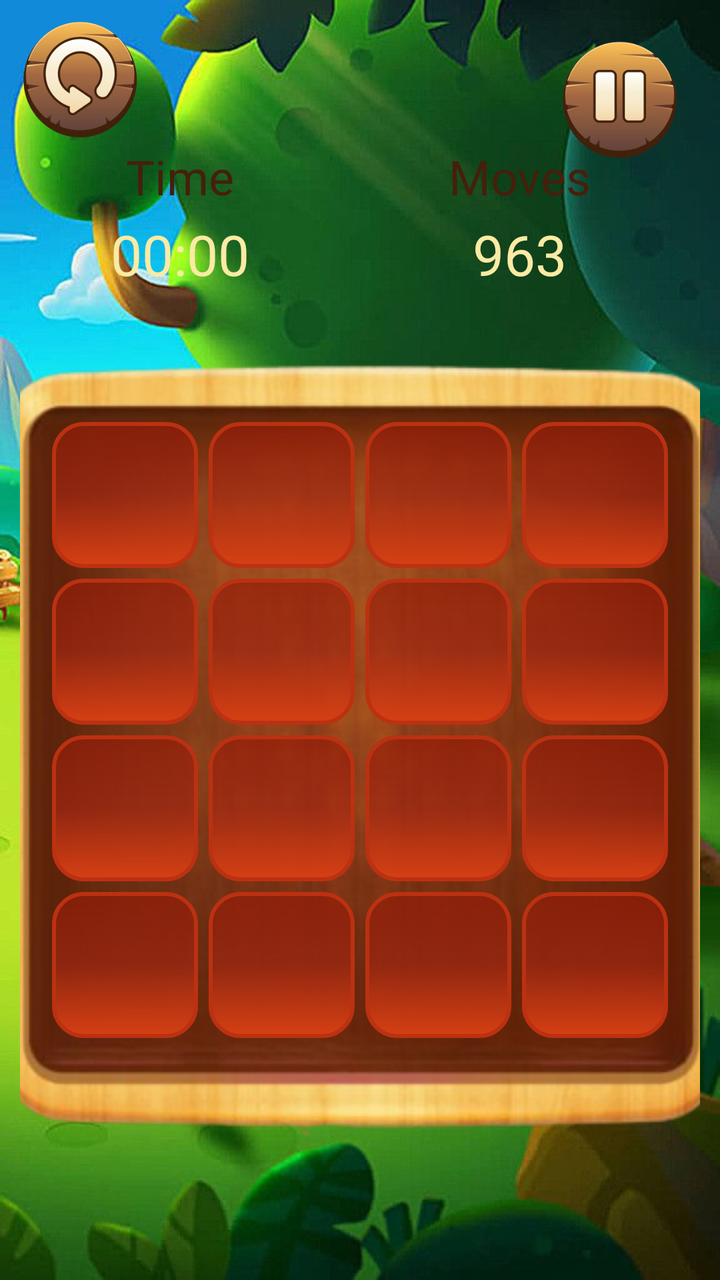
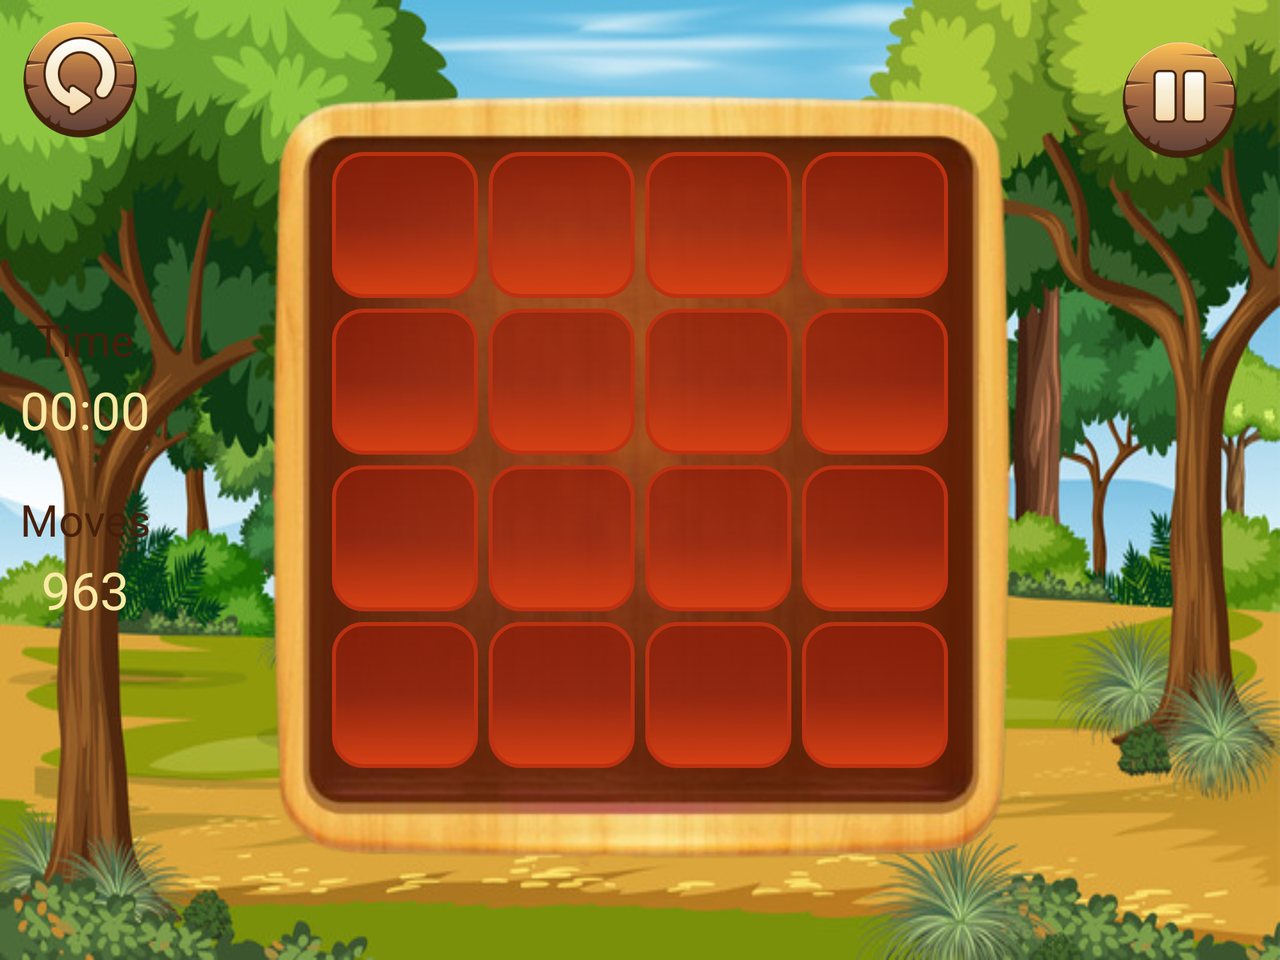

An Android layout and its configuration variant, each rendered on a device that would load it. The default file and the variant file are quoted in full after the pictures.
<!-- AndroidManifest.xml: application theme Theme.NewPuzzle -->
<!-- res/layout/activity_main.xml -->
<?xml version="1.0" encoding="utf-8"?>
<FrameLayout xmlns:android="http://schemas.android.com/apk/res/android"
    xmlns:tools="http://schemas.android.com/tools"
    android:layout_width="match_parent"
    android:layout_height="match_parent"
    android:background="@drawable/bg1"
    android:padding="10dp"
    tools:context=".MainActivity">

    <FrameLayout
        android:id="@+id/topMenu"
        android:layout_width="match_parent"
        android:layout_height="wrap_content"
        android:layout_gravity="top"
        android:visibility="visible">

        <androidx.appcompat.widget.AppCompatImageView
            android:id="@+id/restart"
            android:layout_width="60dp"
            android:layout_height="60dp"
            android:src="@drawable/restart2"
            android:layout_gravity="start"
            android:background="?selectableItemBackgroundBorderless"
            android:backgroundTint="@android:color/transparent"/>

        <androidx.appcompat.widget.AppCompatImageView
            android:id="@+id/pauseBtn"
            android:layout_width="60dp"
            android:layout_height="60dp"
            android:src="@drawable/pause5"
            android:layout_gravity="end"
            android:background="?selectableItemBackgroundBorderless"
            android:backgroundTint="@android:color/transparent"
            android:layout_margin="10dp"/>
    </FrameLayout>



    <androidx.appcompat.widget.LinearLayoutCompat
        android:id="@+id/centerScreen"
        android:layout_width="wrap_content"
        android:layout_height="wrap_content"
        android:layout_gravity="center"
        android:orientation="vertical">

        <androidx.appcompat.widget.LinearLayoutCompat
            android:layout_width="match_parent"
            android:layout_height="0dp"
            android:layout_weight="1"
            android:orientation="horizontal"
            android:layout_marginBottom="20dp">

            <FrameLayout
                android:layout_width="0dp"
                android:layout_height="90dp"
                android:layout_weight="1"
                android:layout_marginEnd="10dp"
                android:background="@drawable/board">

                <TextView
                    android:layout_width="wrap_content"
                    android:layout_height="wrap_content"
                    android:text="@string/time"
                    android:textColor="#461f0c"
                    android:textSize="24sp"
                    android:layout_gravity="top|center"
                    android:fontFamily="@font/like2"/>

                <Chronometer
                    android:id="@+id/timer"
                    android:layout_width="wrap_content"
                    android:layout_height="wrap_content"
                    android:textColor="#fbeaa4"
                    android:textSize="28sp"
                    android:layout_gravity="center"
                    android:fontFamily="@font/like3"
                    android:layout_marginTop="10dp"/>


            </FrameLayout>

            <FrameLayout
                android:layout_width="0dp"
                android:layout_height="90dp"
                android:layout_weight="1"
                android:layout_marginEnd="10dp"
                android:background="@drawable/board">

                <TextView
                    android:layout_width="wrap_content"
                    android:layout_height="wrap_content"
                    android:text="@string/moves"
                    android:textColor="#461f0c"
                    android:textSize="24sp"
                    android:layout_gravity="top|center"
                    android:fontFamily="@font/like2"/>

                <TextView
                    android:id="@+id/steps"
                    android:layout_width="wrap_content"
                    android:layout_height="wrap_content"
                    android:text="963"
                    android:textColor="#fbeaa4"
                    android:textSize="28sp"
                    android:layout_gravity="center"
                    android:fontFamily="@font/like3"
                    android:layout_marginTop="10dp"/>

            </FrameLayout>


        </androidx.appcompat.widget.LinearLayoutCompat>

        <RelativeLayout
            android:id="@+id/container"
            android:layout_width="376dp"
            android:layout_height="0dp"
            android:layout_weight="4"
            android:gravity="center"
            android:layout_gravity="center"
            android:background="@drawable/must_have1_2"
            android:paddingBottom="20dp"
            android:visibility="visible">

            <androidx.appcompat.widget.AppCompatButton
                android:id="@+id/btn1"
                style="@style/PuzzleButton" />

            <androidx.appcompat.widget.AppCompatButton
                android:id="@+id/btn2"
                style="@style/PuzzleButton"
                android:layout_toEndOf="@id/btn1" />

            <androidx.appcompat.widget.AppCompatButton
                android:id="@+id/btn3"
                style="@style/PuzzleButton"
                android:layout_toEndOf="@id/btn2" />

            <androidx.appcompat.widget.AppCompatButton
                android:id="@+id/btn4"
                style="@style/PuzzleButton"
                android:layout_toEndOf="@id/btn3" />

            <androidx.appcompat.widget.AppCompatButton
                android:id="@+id/btn5"
                style="@style/PuzzleButton"
                android:layout_below="@id/btn1" />

            <androidx.appcompat.widget.AppCompatButton
                android:id="@+id/btn6"
                style="@style/PuzzleButton"
                android:layout_below="@id/btn1"
                android:layout_toEndOf="@id/btn5"/>

            <androidx.appcompat.widget.AppCompatButton
                android:id="@+id/btn7"
                style="@style/PuzzleButton"
                android:layout_below="@id/btn1"
                android:layout_toEndOf="@id/btn6"/>

            <androidx.appcompat.widget.AppCompatButton
                android:id="@+id/btn8"
                style="@style/PuzzleButton"
                android:layout_below="@id/btn1"
                android:layout_toEndOf="@id/btn7"/>

            <androidx.appcompat.widget.AppCompatButton
                android:id="@+id/btn9"
                style="@style/PuzzleButton"
                android:layout_below="@id/btn5"/>

            <androidx.appcompat.widget.AppCompatButton
                android:id="@+id/btn10"
                style="@style/PuzzleButton"
                android:layout_below="@id/btn5"
                android:layout_toEndOf="@id/btn9" />

            <androidx.appcompat.widget.AppCompatButton
                android:id="@+id/btn11"
                style="@style/PuzzleButton"
                android:layout_below="@id/btn5"
                android:layout_toEndOf="@id/btn10" />


            <androidx.appcompat.widget.AppCompatButton
                android:id="@+id/btn12"
                style="@style/PuzzleButton"
                android:layout_below="@id/btn5"
                android:layout_toEndOf="@id/btn11" />

            <androidx.appcompat.widget.AppCompatButton
                android:id="@+id/btn13"
                style="@style/PuzzleButton"
                android:layout_below="@id/btn9"/>

            <androidx.appcompat.widget.AppCompatButton
                android:id="@+id/btn14"
                style="@style/PuzzleButton"
                android:layout_below="@id/btn9"
                android:layout_toEndOf="@id/btn13" />

            <androidx.appcompat.widget.AppCompatButton
                android:id="@+id/btn15"
                style="@style/PuzzleButton"
                android:layout_below="@id/btn9"
                android:layout_toEndOf="@id/btn14"/>

            <androidx.appcompat.widget.AppCompatButton
                android:id="@+id/btn16"
                style="@style/PuzzleButton"
                android:layout_below="@id/btn9"
                android:layout_toEndOf="@id/btn15" />

        </RelativeLayout>


        <FrameLayout
            android:id="@+id/winView"
            android:layout_width="380dp"
            android:layout_height="420dp"
            android:background="@drawable/win2"
            android:layout_gravity="center"
            android:visibility="gone">

            <FrameLayout
                android:layout_width="280dp"
                android:layout_height="180dp"
                android:layout_gravity="center|bottom"
                android:layout_marginBottom="35dp"
                android:layout_marginEnd="3dp">

                <TextView
                    android:id="@+id/recordText"
                    android:layout_width="wrap_content"
                    android:layout_height="wrap_content"
                    android:textColor="#2196F3"
                    android:textSize="26sp"
                    android:fontFamily="@font/like5"
                    android:layout_gravity="center|top"
                    android:text="@string/record_is_0" />


                <androidx.appcompat.widget.AppCompatImageView
                    android:id="@+id/win_restart"
                    android:layout_width="70dp"
                    android:layout_height="70dp"
                    android:src="@drawable/restart2"
                    android:layout_gravity="bottom|start"
                    android:layout_marginStart="35dp"
                    android:layout_marginBottom="35dp"
                    android:background="?selectableItemBackgroundBorderless"
                    android:backgroundTint="@android:color/transparent"/>

                <androidx.appcompat.widget.AppCompatImageView
                    android:id="@+id/win_home"
                    android:layout_width="70dp"
                    android:layout_height="70dp"
                    android:src="@drawable/home"
                    android:layout_gravity="bottom|end"
                    android:layout_marginEnd="35dp"
                    android:layout_marginBottom="35dp"
                    android:background="?selectableItemBackgroundBorderless"
                    android:backgroundTint="@android:color/transparent"/>

            </FrameLayout>

        </FrameLayout>

    </androidx.appcompat.widget.LinearLayoutCompat>


    <FrameLayout
        android:id="@+id/pauseScreen"
        android:layout_width="400dp"
        android:layout_height="410dp"
        android:background="@drawable/pause3"
        android:layout_gravity="center"
        android:layout_marginTop="50dp"
        android:visibility="invisible">


        <FrameLayout
            android:layout_width="250dp"
            android:layout_height="240dp"
            android:layout_gravity="center"
            android:layout_marginEnd="5dp"
            android:layout_marginBottom="10dp">

            <androidx.appcompat.widget.AppCompatImageView
                android:id="@+id/returnBtn"
                android:src="@drawable/restart2"
                android:layout_gravity="top|start"
                style="@style/PauseButtons" />

            <androidx.appcompat.widget.AppCompatImageView
                android:id="@+id/cancelBtn"
                android:src="@drawable/resume5"
                android:layout_gravity="top|end"
                style="@style/PauseButtons"/>


            <androidx.appcompat.widget.AppCompatImageView
                android:id="@+id/homeBtn"
                android:src="@drawable/home"
                android:layout_gravity="bottom|center"
                style="@style/PauseButtons"/>

        </FrameLayout>




        <androidx.appcompat.widget.LinearLayoutCompat
            android:layout_width="200dp"
            android:layout_height="80dp"
            android:background="@drawable/pause_desk2"
            android:layout_gravity="bottom|center"
            android:gravity="center">

            <TextView
                android:layout_width="wrap_content"
                android:layout_height="wrap_content"
                android:text="@string/paused"
                android:textColor="#fbeaa4"
                android:textSize="28sp"
                android:fontFamily="@font/like2"
                android:layout_marginTop="2dp"/>

        </androidx.appcompat.widget.LinearLayoutCompat>

    </FrameLayout>

</FrameLayout>
<!-- resources referenced by this layout -->
<resources>
  <!-- drawable bg1: jpg bitmap (drawable, 78958 bytes) -->
  <!-- drawable home: png bitmap (drawable, 45055 bytes) -->
  <!-- drawable must_have1_2: png bitmap (drawable, 167132 bytes) -->
  <!-- drawable pause3: png bitmap (drawable, 267178 bytes) -->
  <!-- drawable pause5: png bitmap (drawable, 43715 bytes) -->
  <!-- drawable pause_desk2: png bitmap (drawable, 46560 bytes) -->
  <!-- drawable restart2: png bitmap (drawable, 54073 bytes) -->
  <!-- drawable resume5: png bitmap (drawable, 41102 bytes) -->
  <!-- drawable win2: png bitmap (drawable, 238862 bytes) -->
  <string name="moves">Moves</string>
  <string name="paused">PAUSED</string>
  <string name="record_is_0">Record is: 0</string>
  <string name="time">Time</string>
  <style name="PauseButtons">
          <item name="android:layout_width">80dp</item>
          <item name="android:layout_height">80dp</item>
          <item name="android:background">?selectableItemBackgroundBorderless</item>
          <item name="android:backgroundTint">@android:color/transparent</item>
      </style>
  <style name="PuzzleButton">
          <item name="android:layout_height">73dp</item>
          <item name="android:layout_width">73dp</item>
          <item name="android:layout_margin">2.5dp</item>
  
          <item name="android:textColor">#edc193</item>
          <item name="android:background">@drawable/number_bg</item>
          <item name="android:textSize">30sp</item>
          <item name="fontFamily">@font/like2</item>
      </style>
  <style name="Theme.NewPuzzle" parent="Base.Theme.NewPuzzle" />
  <!-- drawable number_bg (drawable) -->
  <?xml version="1.0" encoding="utf-8"?>
  <shape xmlns:android="http://schemas.android.com/apk/res/android">
      <gradient
          android:startColor="#B3931B07"
          android:centerColor="#B3A12611"
          android:endColor="#d63f13"
          android:angle="-90"/>
  
      <stroke android:color="#bb3111" android:width="2dp" />
      <corners android:radius="15dp" />
  </shape>
  <style name="Base.Theme.NewPuzzle" parent="Theme.Material3.DayNight.NoActionBar">
          
          
      </style>
</resources>
<!-- res/layout-land/activity_main.xml (the repository's variant of the layout above) -->
<!-- drawn on the phone turned sideways -->
<?xml version="1.0" encoding="utf-8"?>
<ScrollView xmlns:android="http://schemas.android.com/apk/res/android"
    android:layout_width="match_parent"
    android:layout_height="match_parent"
    xmlns:tools="http://schemas.android.com/tools"
    tools:context=".MainActivity">

    <FrameLayout
        android:layout_width="match_parent"
        android:layout_height="wrap_content"
        android:background="@drawable/bg_landscape_menu"
        android:padding="10dp">

        <FrameLayout
            android:id="@+id/topMenu"
            android:layout_width="match_parent"
            android:layout_height="wrap_content"
            android:layout_gravity="top"
            android:visibility="visible">

            <androidx.appcompat.widget.AppCompatImageView
                android:id="@+id/restart"
                android:layout_width="60dp"
                android:layout_height="60dp"
                android:src="@drawable/restart2"
                android:layout_gravity="start"
                android:background="?selectableItemBackgroundBorderless"
                android:backgroundTint="@android:color/transparent"/>

            <androidx.appcompat.widget.AppCompatImageView
                android:id="@+id/pauseBtn"
                android:layout_width="60dp"
                android:layout_height="60dp"
                android:src="@drawable/pause5"
                android:layout_gravity="end"
                android:background="?selectableItemBackgroundBorderless"
                android:backgroundTint="@android:color/transparent"
                android:layout_margin="10dp"/>
        </FrameLayout>

        <androidx.appcompat.widget.LinearLayoutCompat
            android:layout_width="170dp"
            android:layout_height="wrap_content"
            android:orientation="vertical"
            android:layout_gravity="start|center">

            <FrameLayout
                android:layout_width="wrap_content"
                android:layout_height="80dp"
                android:layout_weight="1"
                android:background="@drawable/board">

                <TextView
                    android:layout_width="wrap_content"
                    android:layout_height="wrap_content"
                    android:text="@string/time"
                    android:textColor="#461f0c"
                    android:textSize="22sp"
                    android:layout_gravity="top|center"
                    android:fontFamily="@font/like2"/>

                <Chronometer
                    android:id="@+id/timer"
                    android:layout_width="wrap_content"
                    android:layout_height="wrap_content"
                    android:textColor="#fbeaa4"
                    android:textSize="26sp"
                    android:layout_gravity="center"
                    android:fontFamily="@font/like3"
                    android:layout_marginTop="10dp"/>
            </FrameLayout>

            <FrameLayout
                android:layout_width="wrap_content"
                android:layout_height="80dp"
                android:layout_weight="1"
                android:layout_marginTop="10dp"
                android:background="@drawable/board">

                <TextView
                    android:layout_width="wrap_content"
                    android:layout_height="wrap_content"
                    android:text="@string/moves"
                    android:textColor="#461f0c"
                    android:textSize="22sp"
                    android:layout_gravity="top|center"
                    android:fontFamily="@font/like2"/>

                <TextView
                    android:id="@+id/steps"
                    android:layout_width="wrap_content"
                    android:layout_height="wrap_content"
                    tools:text="963"
                    android:textColor="#fbeaa4"
                    android:textSize="26sp"
                    android:layout_gravity="center"
                    android:fontFamily="@font/like3"
                    android:layout_marginTop="10dp"/>

            </FrameLayout>


        </androidx.appcompat.widget.LinearLayoutCompat>



        <androidx.appcompat.widget.LinearLayoutCompat
            android:id="@+id/centerScreen"
            android:layout_width="wrap_content"
            android:layout_height="wrap_content"
            android:layout_gravity="center"
            android:orientation="vertical">

            <RelativeLayout
                android:id="@+id/container"
                android:layout_width="376dp"
                android:layout_height="0dp"
                android:layout_weight="4"
                android:gravity="center"
                android:layout_gravity="center"
                android:background="@drawable/must_have1_2"
                android:paddingBottom="20dp"
                android:visibility="visible">

                <androidx.appcompat.widget.AppCompatButton
                    android:id="@+id/btn1"
                    style="@style/PuzzleButton" />

                <androidx.appcompat.widget.AppCompatButton
                    android:id="@+id/btn2"
                    style="@style/PuzzleButton"
                    android:layout_toEndOf="@id/btn1" />

                <androidx.appcompat.widget.AppCompatButton
                    android:id="@+id/btn3"
                    style="@style/PuzzleButton"
                    android:layout_toEndOf="@id/btn2" />

                <androidx.appcompat.widget.AppCompatButton
                    android:id="@+id/btn4"
                    style="@style/PuzzleButton"
                    android:layout_toEndOf="@id/btn3" />

                <androidx.appcompat.widget.AppCompatButton
                    android:id="@+id/btn5"
                    style="@style/PuzzleButton"
                    android:layout_below="@id/btn1" />

                <androidx.appcompat.widget.AppCompatButton
                    android:id="@+id/btn6"
                    style="@style/PuzzleButton"
                    android:layout_below="@id/btn1"
                    android:layout_toEndOf="@id/btn5"/>

                <androidx.appcompat.widget.AppCompatButton
                    android:id="@+id/btn7"
                    style="@style/PuzzleButton"
                    android:layout_below="@id/btn1"
                    android:layout_toEndOf="@id/btn6"/>

                <androidx.appcompat.widget.AppCompatButton
                    android:id="@+id/btn8"
                    style="@style/PuzzleButton"
                    android:layout_below="@id/btn1"
                    android:layout_toEndOf="@id/btn7"/>

                <androidx.appcompat.widget.AppCompatButton
                    android:id="@+id/btn9"
                    style="@style/PuzzleButton"
                    android:layout_below="@id/btn5"/>

                <androidx.appcompat.widget.AppCompatButton
                    android:id="@+id/btn10"
                    style="@style/PuzzleButton"
                    android:layout_below="@id/btn5"
                    android:layout_toEndOf="@id/btn9" />

                <androidx.appcompat.widget.AppCompatButton
                    android:id="@+id/btn11"
                    style="@style/PuzzleButton"
                    android:layout_below="@id/btn5"
                    android:layout_toEndOf="@id/btn10" />


                <androidx.appcompat.widget.AppCompatButton
                    android:id="@+id/btn12"
                    style="@style/PuzzleButton"
                    android:layout_below="@id/btn5"
                    android:layout_toEndOf="@id/btn11" />

                <androidx.appcompat.widget.AppCompatButton
                    android:id="@+id/btn13"
                    style="@style/PuzzleButton"
                    android:layout_below="@id/btn9"/>

                <androidx.appcompat.widget.AppCompatButton
                    android:id="@+id/btn14"
                    style="@style/PuzzleButton"
                    android:layout_below="@id/btn9"
                    android:layout_toEndOf="@id/btn13" />

                <androidx.appcompat.widget.AppCompatButton
                    android:id="@+id/btn15"
                    style="@style/PuzzleButton"
                    android:layout_below="@id/btn9"
                    android:layout_toEndOf="@id/btn14"/>

                <androidx.appcompat.widget.AppCompatButton
                    android:id="@+id/btn16"
                    style="@style/PuzzleButton"
                    android:layout_below="@id/btn9"
                    android:layout_toEndOf="@id/btn15" />

            </RelativeLayout>


            <FrameLayout
                android:id="@+id/winView"
                android:layout_width="380dp"
                android:layout_height="420dp"
                android:background="@drawable/win2"
                android:layout_gravity="center"
                android:visibility="gone">

                <FrameLayout
                    android:layout_width="280dp"
                    android:layout_height="180dp"
                    android:layout_gravity="center|bottom"
                    android:layout_marginBottom="35dp"
                    android:layout_marginEnd="3dp">

                    <TextView
                        android:id="@+id/recordText"
                        android:layout_width="wrap_content"
                        android:layout_height="wrap_content"
                        android:textColor="#2196F3"
                        android:textSize="26sp"
                        android:fontFamily="@font/like5"
                        android:layout_gravity="center|top"
                        android:text="@string/record_is_0" />


                    <androidx.appcompat.widget.AppCompatImageView
                        android:id="@+id/win_restart"
                        android:layout_width="70dp"
                        android:layout_height="70dp"
                        android:src="@drawable/restart2"
                        android:layout_gravity="bottom|start"
                        android:layout_marginStart="35dp"
                        android:layout_marginBottom="35dp"
                        android:background="?selectableItemBackgroundBorderless"
                        android:backgroundTint="@android:color/transparent"/>

                    <androidx.appcompat.widget.AppCompatImageView
                        android:id="@+id/win_home"
                        android:layout_width="70dp"
                        android:layout_height="70dp"
                        android:src="@drawable/home"
                        android:layout_gravity="bottom|end"
                        android:layout_marginEnd="35dp"
                        android:layout_marginBottom="35dp"
                        android:background="?selectableItemBackgroundBorderless"
                        android:backgroundTint="@android:color/transparent"/>

                </FrameLayout>

            </FrameLayout>

        </androidx.appcompat.widget.LinearLayoutCompat>


        <FrameLayout
            android:id="@+id/pauseScreen"
            android:layout_width="400dp"
            android:layout_height="410dp"
            android:background="@drawable/pause3"
            android:layout_gravity="center"
            android:layout_marginTop="50dp"
            android:visibility="invisible">


            <FrameLayout
                android:layout_width="250dp"
                android:layout_height="240dp"
                android:layout_gravity="center"
                android:layout_marginEnd="5dp"
                android:layout_marginBottom="10dp">

                <androidx.appcompat.widget.AppCompatImageView
                    android:id="@+id/returnBtn"
                    android:src="@drawable/restart2"
                    android:layout_gravity="top|start"
                    style="@style/PauseButtons" />

                <androidx.appcompat.widget.AppCompatImageView
                    android:id="@+id/cancelBtn"
                    android:src="@drawable/resume5"
                    android:layout_gravity="top|end"
                    style="@style/PauseButtons"/>


                <androidx.appcompat.widget.AppCompatImageView
                    android:id="@+id/homeBtn"
                    android:src="@drawable/home"
                    android:layout_gravity="bottom|center"
                    style="@style/PauseButtons"/>

            </FrameLayout>




            <androidx.appcompat.widget.LinearLayoutCompat
                android:layout_width="200dp"
                android:layout_height="80dp"
                android:background="@drawable/pause_desk2"
                android:layout_gravity="bottom|center"
                android:gravity="center">

                <TextView
                    android:layout_width="wrap_content"
                    android:layout_height="wrap_content"
                    android:text="@string/paused"
                    android:textColor="#fbeaa4"
                    android:textSize="28sp"
                    android:fontFamily="@font/like2"
                    android:layout_marginTop="2dp"/>

            </androidx.appcompat.widget.LinearLayoutCompat>

        </FrameLayout>

    </FrameLayout>

</ScrollView>
<!-- resources referenced by the variant -->
<!-- as the phone turned sideways resolves them -->
<resources>
  <!-- drawable bg_landscape_menu: jpg bitmap (drawable, 131533 bytes) -->
  <!-- drawable home: png bitmap (drawable, 45055 bytes) -->
  <!-- drawable must_have1_2: png bitmap (drawable, 167132 bytes) -->
  <!-- drawable pause3: png bitmap (drawable, 267178 bytes) -->
  <!-- drawable pause5: png bitmap (drawable, 43715 bytes) -->
  <!-- drawable pause_desk2: png bitmap (drawable, 46560 bytes) -->
  <!-- drawable restart2: png bitmap (drawable, 54073 bytes) -->
  <!-- drawable resume5: png bitmap (drawable, 41102 bytes) -->
  <!-- drawable win2: png bitmap (drawable, 238862 bytes) -->
  <string name="moves">Moves</string>
  <string name="paused">PAUSED</string>
  <string name="record_is_0">Record is: 0</string>
  <string name="time">Time</string>
  <style name="PauseButtons">
          <item name="android:layout_width">80dp</item>
          <item name="android:layout_height">80dp</item>
          <item name="android:background">?selectableItemBackgroundBorderless</item>
          <item name="android:backgroundTint">@android:color/transparent</item>
      </style>
  <style name="PuzzleButton">
          <item name="android:layout_height">73dp</item>
          <item name="android:layout_width">73dp</item>
          <item name="android:layout_margin">2.5dp</item>
  
          <item name="android:textColor">#edc193</item>
          <item name="android:background">@drawable/number_bg</item>
          <item name="android:textSize">30sp</item>
          <item name="fontFamily">@font/like2</item>
      </style>
  <style name="Theme.NewPuzzle" parent="Base.Theme.NewPuzzle" />
  <!-- drawable number_bg (drawable) -->
  <?xml version="1.0" encoding="utf-8"?>
  <shape xmlns:android="http://schemas.android.com/apk/res/android">
      <gradient
          android:startColor="#B3931B07"
          android:centerColor="#B3A12611"
          android:endColor="#d63f13"
          android:angle="-90"/>
  
      <stroke android:color="#bb3111" android:width="2dp" />
      <corners android:radius="15dp" />
  </shape>
  <style name="Base.Theme.NewPuzzle" parent="Theme.Material3.DayNight.NoActionBar">
          
          
      </style>
</resources>
